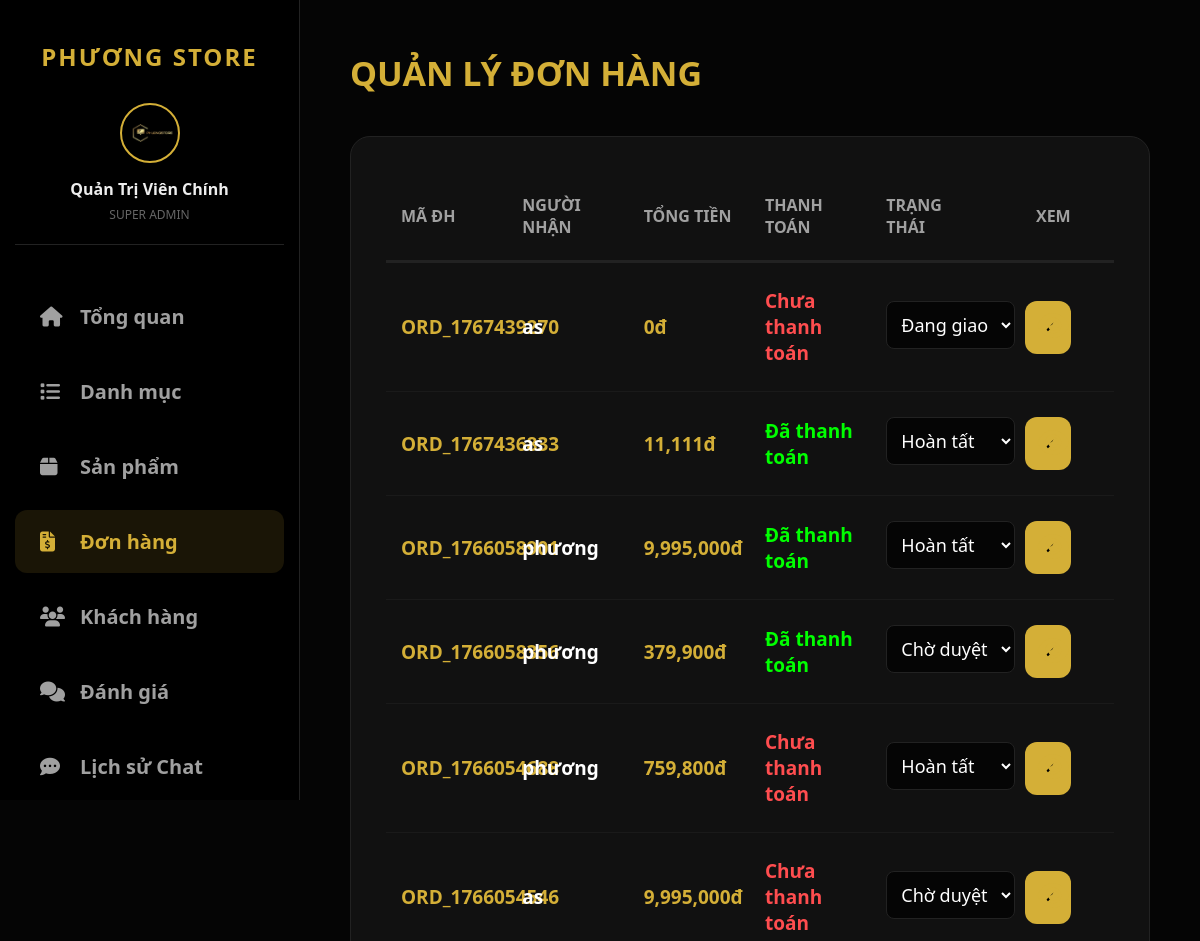
Page /index.php?ctrl=admin&act=manage_orders (signed in, upper part) on the earlier database version.
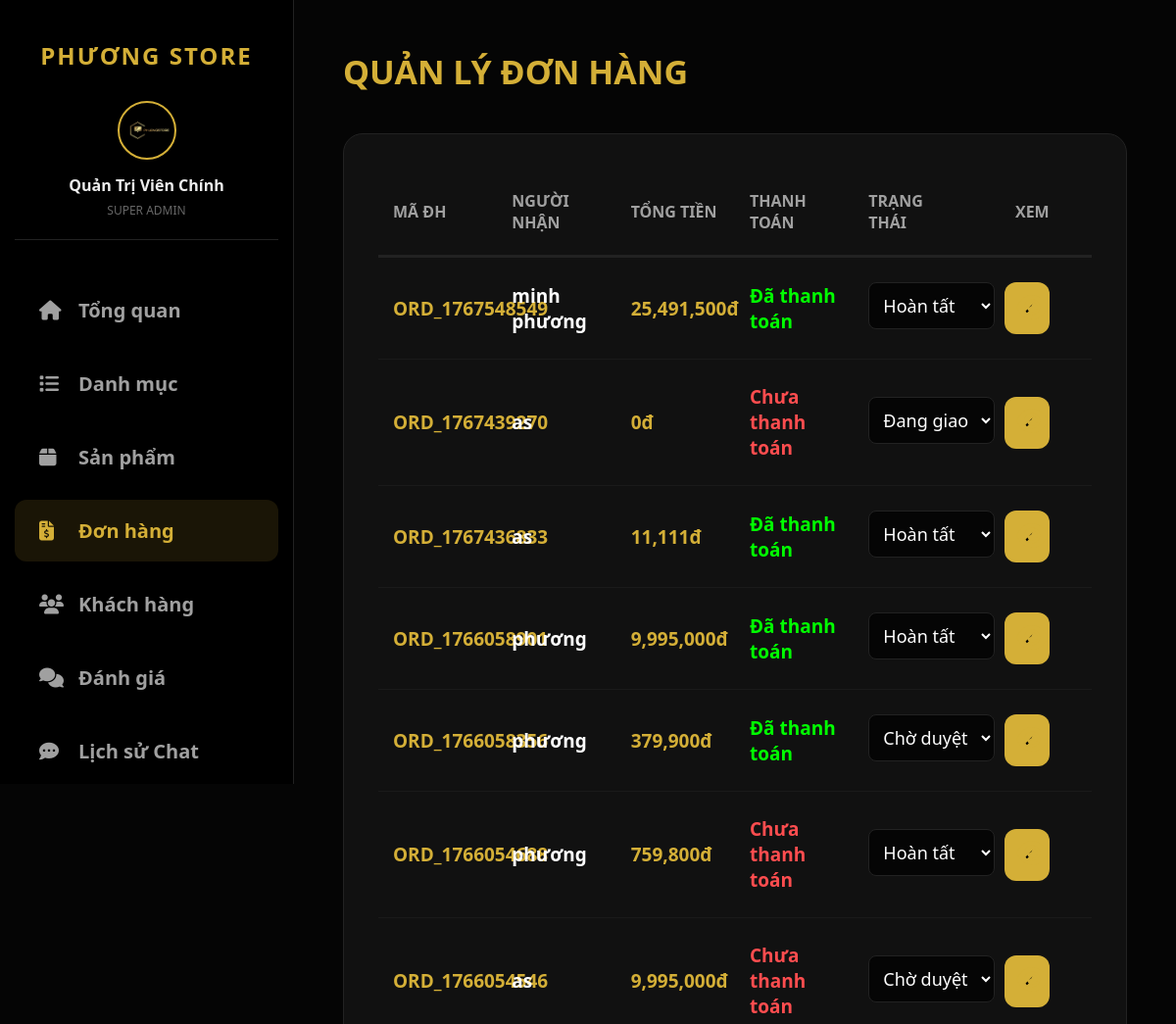
Same page on the later database version.
### tables this page shows
CREATE TABLE IF NOT EXISTS `donhang` (
  `ma_don_hang` int NOT NULL AUTO_INCREMENT,
  `ma_don_hang_code` varchar(50) NOT NULL,
  `ma_khach_hang` int DEFAULT NULL,
  `ho_ten_nguoi_nhan` varchar(100) NOT NULL,
  `sdt_nguoi_nhan` varchar(20) NOT NULL,
  `ngay_dat` datetime DEFAULT CURRENT_TIMESTAMP,
  `tong_tien` decimal(15,0) NOT NULL,
  `pt_thanh_toan` varchar(50) DEFAULT NULL,
  `tt_thanh_toan` varchar(50) DEFAULT NULL,
  `tt_don_hang` varchar(50) DEFAULT NULL,
  `dia_chi_giao` text NOT NULL,
  `ghi_chu` text,
  `ma_gd_momo` varchar(100) DEFAULT NULL,
  `ly_do_huy` text,
  `ma_admin_duyet` int DEFAULT NULL,
  PRIMARY KEY (`ma_don_hang`),
  KEY `ma_khach_hang` (`ma_khach_hang`),
  KEY `ma_admin_duyet` (`ma_admin_duyet`)
);

### app/controllers/AdminController.php (called while the page is built, shortened)
<?php
require_once 'app/models/OrderModel.php';
class AdminController {
    private $orderModel;
    public function __construct() {
        $this->orderModel = new OrderModel();
    }
    public function manage_orders() {
        $allOrdersList = $this->orderModel->getAllOrders();
        require_once 'app/views/admin/orders.php';
    }
}

### app/models/OrderModel.php (called while the page is built, shortened)
<?php
require_once 'app/config/db.php';
class OrderModel {
    private $conn;
    public function __construct() {
        $db = new Database();
        $this->conn = $db->connect();
    }
    public function getAllOrders() {
        $sql = "SELECT * FROM donhang ORDER BY ngay_dat DESC";
        return $this->conn->query($sql)->fetchAll(PDO::FETCH_ASSOC);
    }
}

### app/config/db.php (called while the page is built, shortened)
<?php
class Database {
    private $host = "localhost";
    private $db_name = "phuongstore";
    private $username = "root";
    private $password = "";
    public function connect() {
        $this->conn = null;
        try {
            $this->conn = new PDO("mysql:host=" . $this->host . ";dbname=" . $this->db_name, $this->username, $this->password);
            $this->conn->setAttribute(PDO::ATTR_ERRMODE, PDO::ERRMODE_EXCEPTION);
            $this->conn->exec("set names utf8mb4");
        } catch(PDOException $e) {
            echo "Lỗi kết nối: " . $e->getMessage();
        }
        return $this->conn;
    }
}

### app/views/admin/orders.php (the view, shortened to what this page needs)
<!DOCTYPE html>
<html lang="vi">
<head>
    <link rel="stylesheet" href="https://cdnjs.cloudflare.com/ajax/libs/font-awesome/6.4.0/css/all.min.css">
    <link rel="stylesheet" href="public/css/admin.css">
</head>
<body class="admin-body">
<?php include 'sidebar.php'; ?>
<main class="main-content-admin">
    <section class="admin-section active">
        <h1>Quản lý đơn hàng</h1>
        <div class="cat-card">
            <table class="table-admin order-table">
                <thead>
                    <tr>
                        <th>Mã ĐH</th>
                        <th>Người nhận</th>
                        <th>Tổng tiền</th>
                        <th>Thanh toán</th>
                        <th>Trạng thái</th>
                        <th style="text-align: center;">Xem</th>
                    </tr>
                </thead>
                <tbody>
                    <?php foreach ($allOrdersList as $order): ?>
                    <tr>
                        <td style="color:var(--primary); font-weight:bold;"><?= $order['ma_don_hang_code'] ?></td>
                        <td style="font-weight:700; color:#fff;"><?= htmlspecialchars($order['ho_ten_nguoi_nhan']) ?></td>
                        <td style="font-weight:900; color:var(--primary);"><?= number_format($order['tong_tien']) ?>đ</td>
                        <td>
                            <span style="font-weight:800; color:<?= $order['tt_thanh_toan'] == 'Đã thanh toán' ? '#00ff00' : '#ff4d4f' ?>">
                                <?= $order['tt_thanh_toan'] ?>
                            </span>
                        </td>
                        <td>
                            <form action="index.php?ctrl=admin&act=update_order_status&id=<?= $order['ma_don_hang'] ?>" method="POST" style="display:flex; gap:10px;">
                                <select name="tt_don_hang" class="admin-input" style="padding:10px; font-size:18px; width:auto;">
                                    <?php $statuses = ['Chờ duyệt', 'Đã duyệt', 'Đang giao', 'Hoàn tất', 'Đã hủy'];
                                    foreach($statuses as $st): ?>
                                        <option value="<?= $st ?>" <?= $order['tt_don_hang'] == $st ? 'selected' : '' ?>><?= $st ?></option>
                                    <?php endforeach; ?>
                                </select>
                                <button type="submit" class="btn-primary" style="padding:10px 15px;"><i class="fa-solid fa-check"></i></button>
                            </form>
                        </td>
                        <td style="text-align: center;">
                            <i class="fa-solid fa-eye" style="color:var(--primary); cursor:pointer; font-size:28px;"></i>
                        </td>
                    </tr>
                    <?php endforeach; ?>
                </tbody>
            </table>
        </div>
    </section>
</main>
</body>
</html>

Differences in the rows shown:
added donhang: ma_don_hang_code "ORD_1767548549", ho_ten_nguoi_nhan "minh phương", tong_tien "25,491,500", tt_thanh_toan "Đã thanh toán", tt_don_hang "Hoàn tất"
